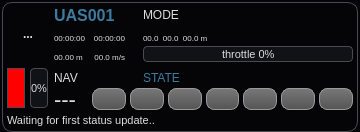
<?xml version="1.0" encoding="UTF-8"?>
<ui version="4.0">
 <class>UASView</class>
 <widget class="QWidget" name="UASView">
  <property name="geometry">
   <rect>
    <x>0</x>
    <y>0</y>
    <width>360</width>
    <height>132</height>
   </rect>
  </property>
  <property name="sizePolicy">
   <sizepolicy hsizetype="MinimumExpanding" vsizetype="Fixed">
    <horstretch>0</horstretch>
    <verstretch>0</verstretch>
   </sizepolicy>
  </property>
  <property name="minimumSize">
   <size>
    <width>260</width>
    <height>0</height>
   </size>
  </property>
  <property name="maximumSize">
   <size>
    <width>360</width>
    <height>16777215</height>
   </size>
  </property>
  <property name="windowTitle">
   <string>Form</string>
  </property>
  <property name="styleSheet">
   <string notr="true">QWidget#colorIcon {}

QWidget {
background-color: #050508;
color: #DDDDDF;
background-clip: border;
font-size: 11px;
}

QLabel {
background-color: transparent;
}

QLabel#nameLabel {
	font: bold 16px;
	color: #3C7B9E;
}

QLabel#modeLabel {
	font: 12px;
}

QLabel#stateLabel {
	font: 12px;
	color: #3C7B9E;
}

QLabel#navLabel {
	font: 12px;
}

QLabel#positionLabel {
	font: 8px;
}

QLabel#timeElapsedLabel {
	font: 8px;
}

QLabel#groundDistanceLabel {
	font: 8px;
}

QLabel#speedLabel {
	font: 8px;
}

QLabel#timeRemainingLabel {
	font: 8px;
}

QLabel#waypointLabel {
	font: 22px;
}

QGroupBox {
	border: 1px solid #4A4A4F;
	border-radius: 10px;
	padding: 0px 0px 0px 0px;
	margin: 0px;
}

 QGroupBox::title {
     subcontrol-origin: margin;
     subcontrol-position: top center; /* position at the top center */
     margin: 0 3px 0px 3px;
     padding: 0 3px 0px 0px;
     font: bold 8px;
 }

QGroupBox#heartbeatIcon {
	background-color: red;
}

QToolButton#typeButton {
	font-weight: bold;
	font-size: 12px;
	border: 0px solid #999999;
	border-radius: 5px;
	min-width:42px;
	max-width: 42px;
	min-height: 42px;
	max-height: 42px;
	padding: 0px;
	margin: 0px;
	background-color: none;
}

QPushButton {
	font-weight: bold;
	font-size: 12px;
	border: 1px solid #999999;
	border-radius: 8px;
	min-width: 20px;
	max-width: 32px;
	min-height: 16px;
	max-height: 16px;
	padding: 2px;
	spacing: 10px;
	background-color: qlineargradient(x1: 0, y1: 0, x2: 0, y2: 1, stop: 0 #777777, stop: 1 #555555);
}

QPushButton:pressed {
	background-color: qlineargradient(x1: 0, y1: 0, x2: 0, y2: 1, stop: 0 #444444, stop: 1 #555555);
}

QPushButton#abortButton {
	background: qlineargradient(x1:0, y1:0, x2:0, y2:1,
                             stop:0 #ffee01, stop:1 #ae8f00);
}

QPushButton:pressed#abortButton {
	background: qlineargradient(x1:0, y1:0, x2:0, y2:1,
                             stop:0 #bbaa00, stop:1 #a05b00);
}

QPushButton#killButton {
	background: qlineargradient(x1:0, y1:0, x2:0, y2:1,
                             stop:0 #ffb917, stop:1 #b37300);
}

QPushButton:pressed#killButton {
	background: qlineargradient(x1:0, y1:0, x2:0, y2:1,
                             stop:0 #bb8500, stop:1 #903000);
}


QProgressBar:horizontal {
	border: 1px solid #4A4A4F;
	border-radius: 4px;
	text-align: center;
	padding: 2px;
	color: #111111;
	background-color: #111118;
}

QProgressBar:vertical {
	border: 1px solid #4A4A4F;
	border-radius: 4px;
	text-align: center;
	font-size: 7px;
	padding: 2px;
	color: #DDDDDF;
    min-width: 16px;
	background-color: #111118;
}

QProgressBar:horizontal {
	height: 10px;
}

QProgressBar:horizontal QLabel {
	font-size: 9px;
	color: #111111;
}

QProgressBar:vertical QLabel {
	font-size: 7px;
}

QProgressBar:vertical {
	width: 14px;
}

QProgressBar::chunk {
	background-color: #656565;
}

QProgressBar::chunk#batteryBar {
	background-color: green;
}

QProgressBar::chunk#speedBar {
	background-color: yellow;
}

QProgressBar::chunk#thrustBar {
	background-color: orange;
}

QToolTip {
        background-color: #090909;
        border: 1px solid #379AC3;
	border-radius: 3px;
    color: #DDDDDF;
}

QMenu {
    border: 1px solid #379AC3;
background-color: #050508;
color: #DDDDDF;
background-clip: border;
font-size: 11px;
}

QMenu::separator {
     height: 1px;
     background: #379AC3;
     margin-top: 8px;
     margin-bottom: 4px;
     margin-left: 5px;
     margin-right: 5px;
 }</string>
  </property>
  <layout class="QHBoxLayout" name="horizontalLayout_2">
   <property name="spacing">
    <number>2</number>
   </property>
   <property name="leftMargin">
    <number>2</number>
   </property>
   <property name="topMargin">
    <number>2</number>
   </property>
   <property name="rightMargin">
    <number>2</number>
   </property>
   <property name="bottomMargin">
    <number>0</number>
   </property>
   <item>
    <widget class="QGroupBox" name="uasViewFrame">
     <property name="sizePolicy">
      <sizepolicy hsizetype="MinimumExpanding" vsizetype="Fixed">
       <horstretch>0</horstretch>
       <verstretch>0</verstretch>
      </sizepolicy>
     </property>
     <property name="minimumSize">
      <size>
       <width>0</width>
       <height>0</height>
      </size>
     </property>
     <property name="maximumSize">
      <size>
       <width>16777215</width>
       <height>130</height>
      </size>
     </property>
     <property name="title">
      <string/>
     </property>
     <layout class="QGridLayout" name="gridLayout" columnstretch="1,1,10,10,10,0,90,90">
      <property name="horizontalSpacing">
       <number>5</number>
      </property>
      <property name="verticalSpacing">
       <number>2</number>
      </property>
      <property name="margin" stdset="0">
       <number>4</number>
      </property>
      <item row="0" column="0" rowspan="5" colspan="2">
       <widget class="QToolButton" name="typeButton">
        <property name="minimumSize">
         <size>
          <width>42</width>
          <height>42</height>
         </size>
        </property>
        <property name="maximumSize">
         <size>
          <width>42</width>
          <height>42</height>
         </size>
        </property>
        <property name="baseSize">
         <size>
          <width>30</width>
          <height>30</height>
         </size>
        </property>
        <property name="toolTip">
         <string>System Type</string>
        </property>
        <property name="statusTip">
         <string>System Type</string>
        </property>
        <property name="text">
         <string>...</string>
        </property>
        <property name="icon">
         <iconset resource="../../../qgroundcontrol.qrc">
          <normaloff>:/files/images/mavs/unknown.svg</normaloff>:/files/images/mavs/unknown.svg</iconset>
        </property>
        <property name="iconSize">
         <size>
          <width>42</width>
          <height>42</height>
         </size>
        </property>
       </widget>
      </item>
      <item row="0" column="2" colspan="3">
       <widget class="QLabel" name="nameLabel">
        <property name="maximumSize">
         <size>
          <width>16777215</width>
          <height>16</height>
         </size>
        </property>
        <property name="font">
         <font>
          <pointsize>-1</pointsize>
          <italic>false</italic>
          <bold>true</bold>
         </font>
        </property>
        <property name="toolTip">
         <string>System Name</string>
        </property>
        <property name="statusTip">
         <string>System Name</string>
        </property>
        <property name="text">
         <string>UAS001</string>
        </property>
       </widget>
      </item>
      <item row="0" column="6" colspan="2">
       <widget class="QLabel" name="modeLabel">
        <property name="maximumSize">
         <size>
          <width>16777215</width>
          <height>16</height>
         </size>
        </property>
        <property name="font">
         <font>
          <pointsize>-1</pointsize>
          <italic>false</italic>
          <bold>false</bold>
         </font>
        </property>
        <property name="text">
         <string>MODE</string>
        </property>
        <property name="alignment">
         <set>Qt::AlignLeading|Qt::AlignLeft|Qt::AlignVCenter</set>
        </property>
       </widget>
      </item>
      <item row="1" column="2" rowspan="3">
       <widget class="QLabel" name="timeRemainingLabel">
        <property name="font">
         <font>
          <pointsize>-1</pointsize>
          <italic>false</italic>
          <bold>false</bold>
         </font>
        </property>
        <property name="toolTip">
         <string>Remaining flight time</string>
        </property>
        <property name="statusTip">
         <string>Remaining flight time</string>
        </property>
        <property name="text">
         <string>00:00:00</string>
        </property>
        <property name="alignment">
         <set>Qt::AlignLeading|Qt::AlignLeft|Qt::AlignVCenter</set>
        </property>
       </widget>
      </item>
      <item row="1" column="3" rowspan="3" colspan="2">
       <widget class="QLabel" name="timeElapsedLabel">
        <property name="font">
         <font>
          <pointsize>-1</pointsize>
          <italic>false</italic>
          <bold>false</bold>
         </font>
        </property>
        <property name="toolTip">
         <string>Uptime</string>
        </property>
        <property name="statusTip">
         <string>Uptime</string>
        </property>
        <property name="text">
         <string>00:00:00</string>
        </property>
        <property name="alignment">
         <set>Qt::AlignRight|Qt::AlignTrailing|Qt::AlignVCenter</set>
        </property>
       </widget>
      </item>
      <item row="3" column="6" rowspan="2" colspan="2">
       <widget class="QProgressBar" name="thrustBar">
        <property name="font">
         <font>
          <pointsize>-1</pointsize>
         </font>
        </property>
        <property name="toolTip">
         <string>Current throttle</string>
        </property>
        <property name="statusTip">
         <string>Current throttle</string>
        </property>
        <property name="value">
         <number>0</number>
        </property>
        <property name="format">
         <string>throttle %p%</string>
        </property>
       </widget>
      </item>
      <item row="4" column="2">
       <widget class="QLabel" name="groundDistanceLabel">
        <property name="font">
         <font>
          <pointsize>-1</pointsize>
          <italic>false</italic>
          <bold>false</bold>
         </font>
        </property>
        <property name="toolTip">
         <string>Altitude</string>
        </property>
        <property name="statusTip">
         <string>Altitude</string>
        </property>
        <property name="text">
         <string>00.00 m</string>
        </property>
        <property name="alignment">
         <set>Qt::AlignLeading|Qt::AlignLeft|Qt::AlignVCenter</set>
        </property>
       </widget>
      </item>
      <item row="4" column="3" colspan="2">
       <widget class="QLabel" name="speedLabel">
        <property name="font">
         <font>
          <pointsize>-1</pointsize>
          <italic>false</italic>
          <bold>false</bold>
         </font>
        </property>
        <property name="toolTip">
         <string>Ground Speed</string>
        </property>
        <property name="statusTip">
         <string>Ground Speed</string>
        </property>
        <property name="text">
         <string>00.0 m/s</string>
        </property>
        <property name="alignment">
         <set>Qt::AlignRight|Qt::AlignTrailing|Qt::AlignVCenter</set>
        </property>
       </widget>
      </item>
      <item row="5" column="0" rowspan="3">
       <widget class="QGroupBox" name="heartbeatIcon">
        <property name="sizePolicy">
         <sizepolicy hsizetype="Fixed" vsizetype="Preferred">
          <horstretch>0</horstretch>
          <verstretch>0</verstretch>
         </sizepolicy>
        </property>
        <property name="minimumSize">
         <size>
          <width>18</width>
          <height>0</height>
         </size>
        </property>
        <property name="maximumSize">
         <size>
          <width>18</width>
          <height>40</height>
         </size>
        </property>
        <property name="toolTip">
         <string>Heartbeat</string>
        </property>
        <property name="statusTip">
         <string>Heartbeat</string>
        </property>
        <property name="title">
         <string/>
        </property>
       </widget>
      </item>
      <item row="5" column="1" rowspan="3">
       <widget class="QProgressBar" name="batteryBar">
        <property name="minimumSize">
         <size>
          <width>18</width>
          <height>0</height>
         </size>
        </property>
        <property name="maximumSize">
         <size>
          <width>18</width>
          <height>40</height>
         </size>
        </property>
        <property name="font">
         <font>
          <pointsize>-1</pointsize>
         </font>
        </property>
        <property name="toolTip">
         <string>Battery Fuel</string>
        </property>
        <property name="statusTip">
         <string>Battery Fuel</string>
        </property>
        <property name="value">
         <number>0</number>
        </property>
        <property name="orientation">
         <enum>Qt::Vertical</enum>
        </property>
       </widget>
      </item>
      <item row="7" column="2">
       <widget class="QLabel" name="waypointLabel">
        <property name="font">
         <font>
          <pointsize>-1</pointsize>
          <italic>false</italic>
          <bold>false</bold>
         </font>
        </property>
        <property name="toolTip">
         <string>Current Waypoint</string>
        </property>
        <property name="statusTip">
         <string>Current Waypoint</string>
        </property>
        <property name="text">
         <string>---</string>
        </property>
        <property name="alignment">
         <set>Qt::AlignLeading|Qt::AlignLeft|Qt::AlignTop</set>
        </property>
       </widget>
      </item>
      <item row="2" column="6" colspan="2">
       <widget class="QLabel" name="positionLabel">
        <property name="minimumSize">
         <size>
          <width>0</width>
          <height>12</height>
         </size>
        </property>
        <property name="maximumSize">
         <size>
          <width>16777215</width>
          <height>12</height>
         </size>
        </property>
        <property name="font">
         <font>
          <pointsize>-1</pointsize>
          <italic>false</italic>
          <bold>false</bold>
         </font>
        </property>
        <property name="toolTip">
         <string>Current Position</string>
        </property>
        <property name="statusTip">
         <string>Current Position</string>
        </property>
        <property name="text">
         <string>00.0  00.0  00.0 m</string>
        </property>
       </widget>
      </item>
      <item row="7" column="3" colspan="5">
       <layout class="QHBoxLayout" name="horizontalLayout" stretch="1,1,1,1,1,1,1">
        <property name="spacing">
         <number>4</number>
        </property>
        <property name="sizeConstraint">
         <enum>QLayout::SetMinimumSize</enum>
        </property>
        <item>
         <widget class="QPushButton" name="liftoffButton">
          <property name="minimumSize">
           <size>
            <width>26</width>
            <height>22</height>
           </size>
          </property>
          <property name="maximumSize">
           <size>
            <width>38</width>
            <height>22</height>
           </size>
          </property>
          <property name="toolTip">
           <string>Liftoff / Launch</string>
          </property>
          <property name="statusTip">
           <string>Liftoff / Launch</string>
          </property>
          <property name="text">
           <string/>
          </property>
          <property name="icon">
           <iconset resource="../../../qgroundcontrol.qrc">
            <normaloff>:/files/images/control/launch.svg</normaloff>:/files/images/control/launch.svg</iconset>
          </property>
         </widget>
        </item>
        <item>
         <widget class="QPushButton" name="haltButton">
          <property name="minimumSize">
           <size>
            <width>26</width>
            <height>22</height>
           </size>
          </property>
          <property name="maximumSize">
           <size>
            <width>38</width>
            <height>22</height>
           </size>
          </property>
          <property name="toolTip">
           <string>Loiter / Wait at current position</string>
          </property>
          <property name="statusTip">
           <string>Loiter / Wait at current position</string>
          </property>
          <property name="text">
           <string/>
          </property>
          <property name="icon">
           <iconset resource="../../../qgroundcontrol.qrc">
            <normaloff>:/files/images/actions/media-playback-pause.svg</normaloff>:/files/images/actions/media-playback-pause.svg</iconset>
          </property>
         </widget>
        </item>
        <item>
         <widget class="QPushButton" name="continueButton">
          <property name="minimumSize">
           <size>
            <width>26</width>
            <height>22</height>
           </size>
          </property>
          <property name="maximumSize">
           <size>
            <width>38</width>
            <height>22</height>
           </size>
          </property>
          <property name="toolTip">
           <string>Continue flightplan</string>
          </property>
          <property name="statusTip">
           <string>Continue flightplan</string>
          </property>
          <property name="text">
           <string/>
          </property>
          <property name="icon">
           <iconset resource="../../../qgroundcontrol.qrc">
            <normaloff>:/files/images/actions/media-playback-start.svg</normaloff>:/files/images/actions/media-playback-start.svg</iconset>
          </property>
         </widget>
        </item>
        <item>
         <widget class="QPushButton" name="landButton">
          <property name="minimumSize">
           <size>
            <width>26</width>
            <height>22</height>
           </size>
          </property>
          <property name="maximumSize">
           <size>
            <width>38</width>
            <height>22</height>
           </size>
          </property>
          <property name="toolTip">
           <string>Fly straight to landing location</string>
          </property>
          <property name="statusTip">
           <string>Fly straight to landing location</string>
          </property>
          <property name="text">
           <string/>
          </property>
          <property name="icon">
           <iconset resource="../../../qgroundcontrol.qrc">
            <normaloff>:/files/images/control/land.svg</normaloff>:/files/images/control/land.svg</iconset>
          </property>
         </widget>
        </item>
        <item>
         <widget class="QPushButton" name="shutdownButton">
          <property name="maximumSize">
           <size>
            <width>38</width>
            <height>22</height>
           </size>
          </property>
          <property name="toolTip">
           <string>Only in standby mode: Power off system</string>
          </property>
          <property name="statusTip">
           <string>Only in standby mode: Power off system</string>
          </property>
          <property name="text">
           <string/>
          </property>
          <property name="icon">
           <iconset resource="../../../qgroundcontrol.qrc">
            <normaloff>:/files/images/actions/system-log-out.svg</normaloff>:/files/images/actions/system-log-out.svg</iconset>
          </property>
         </widget>
        </item>
        <item>
         <widget class="QPushButton" name="abortButton">
          <property name="sizePolicy">
           <sizepolicy hsizetype="Minimum" vsizetype="Fixed">
            <horstretch>0</horstretch>
            <verstretch>0</verstretch>
           </sizepolicy>
          </property>
          <property name="minimumSize">
           <size>
            <width>26</width>
            <height>22</height>
           </size>
          </property>
          <property name="maximumSize">
           <size>
            <width>38</width>
            <height>22</height>
           </size>
          </property>
          <property name="toolTip">
           <string>Emergency land system at closest possible site</string>
          </property>
          <property name="statusTip">
           <string>Emergency land system at closest possible site</string>
          </property>
          <property name="text">
           <string/>
          </property>
          <property name="icon">
           <iconset resource="../../../qgroundcontrol.qrc">
            <normaloff>:/files/images/actions/media-playback-stop.svg</normaloff>:/files/images/actions/media-playback-stop.svg</iconset>
          </property>
         </widget>
        </item>
        <item>
         <widget class="QPushButton" name="killButton">
          <property name="minimumSize">
           <size>
            <width>26</width>
            <height>22</height>
           </size>
          </property>
          <property name="maximumSize">
           <size>
            <width>38</width>
            <height>22</height>
           </size>
          </property>
          <property name="toolTip">
           <string>Kill immediately all onboard power</string>
          </property>
          <property name="statusTip">
           <string>Kill immediately all onboard power</string>
          </property>
          <property name="text">
           <string/>
          </property>
          <property name="icon">
           <iconset resource="../../../qgroundcontrol.qrc">
            <normaloff>:/files/images/actions/process-stop.svg</normaloff>:/files/images/actions/process-stop.svg</iconset>
          </property>
         </widget>
        </item>
       </layout>
      </item>
      <item row="8" column="0" colspan="8">
       <widget class="QLabel" name="statusTextLabel">
        <property name="text">
         <string>Waiting for first status update..</string>
        </property>
       </widget>
      </item>
      <item row="6" column="6">
       <widget class="QLabel" name="stateLabel">
        <property name="maximumSize">
         <size>
          <width>16777215</width>
          <height>12</height>
         </size>
        </property>
        <property name="font">
         <font>
          <pointsize>-1</pointsize>
          <italic>false</italic>
          <bold>false</bold>
         </font>
        </property>
        <property name="text">
         <string>STATE</string>
        </property>
       </widget>
      </item>
      <item row="6" column="2" colspan="3">
       <widget class="QLabel" name="navLabel">
        <property name="font">
         <font>
          <pointsize>-1</pointsize>
          <italic>false</italic>
          <bold>false</bold>
         </font>
        </property>
        <property name="text">
         <string>NAV</string>
        </property>
       </widget>
      </item>
      <item row="0" column="5" rowspan="7">
       <spacer name="horizontalSpacer">
        <property name="orientation">
         <enum>Qt::Horizontal</enum>
        </property>
        <property name="sizeHint" stdset="0">
         <size>
          <width>8</width>
          <height>20</height>
         </size>
        </property>
       </spacer>
      </item>
     </layout>
    </widget>
   </item>
  </layout>
 </widget>
 <resources>
  <include location="../../../qgroundcontrol.qrc"/>
 </resources>
 <connections/>
</ui>
